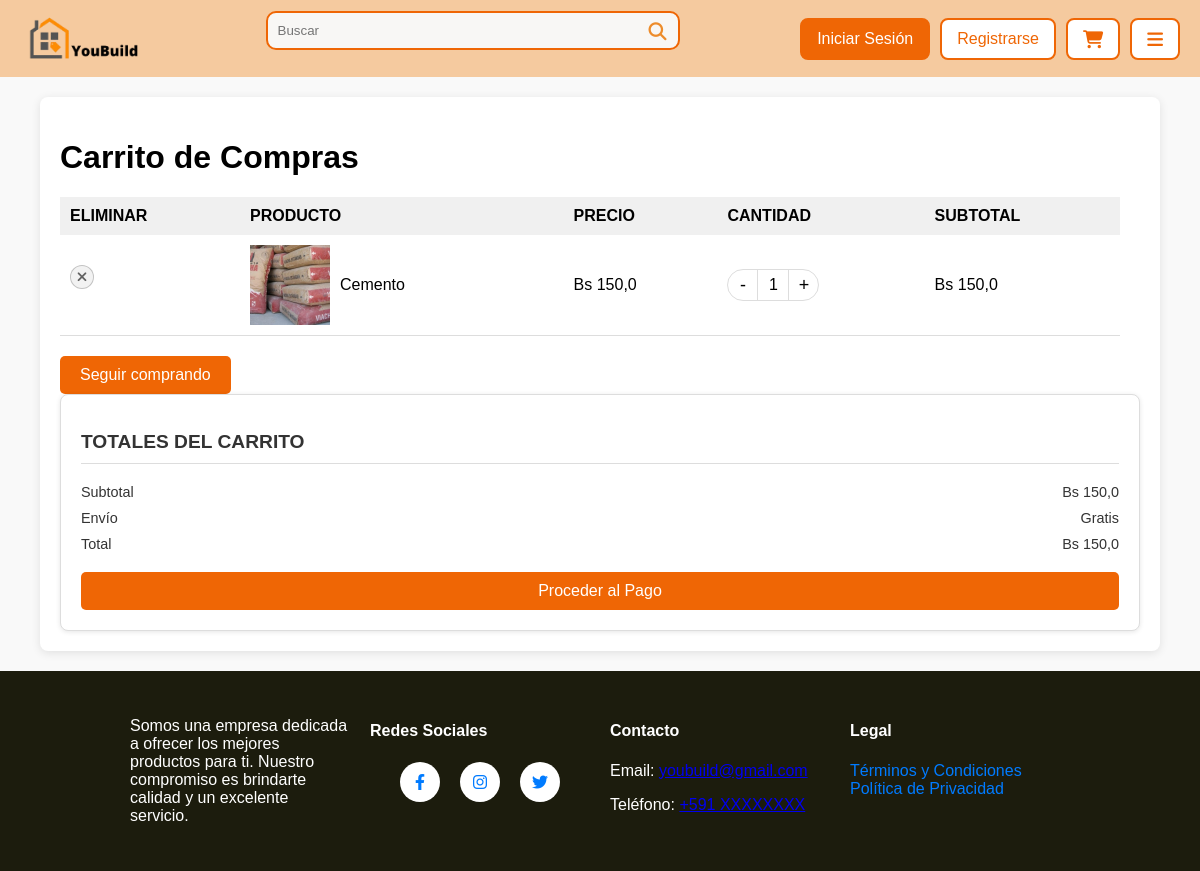
The app's page /carrito/, older data.
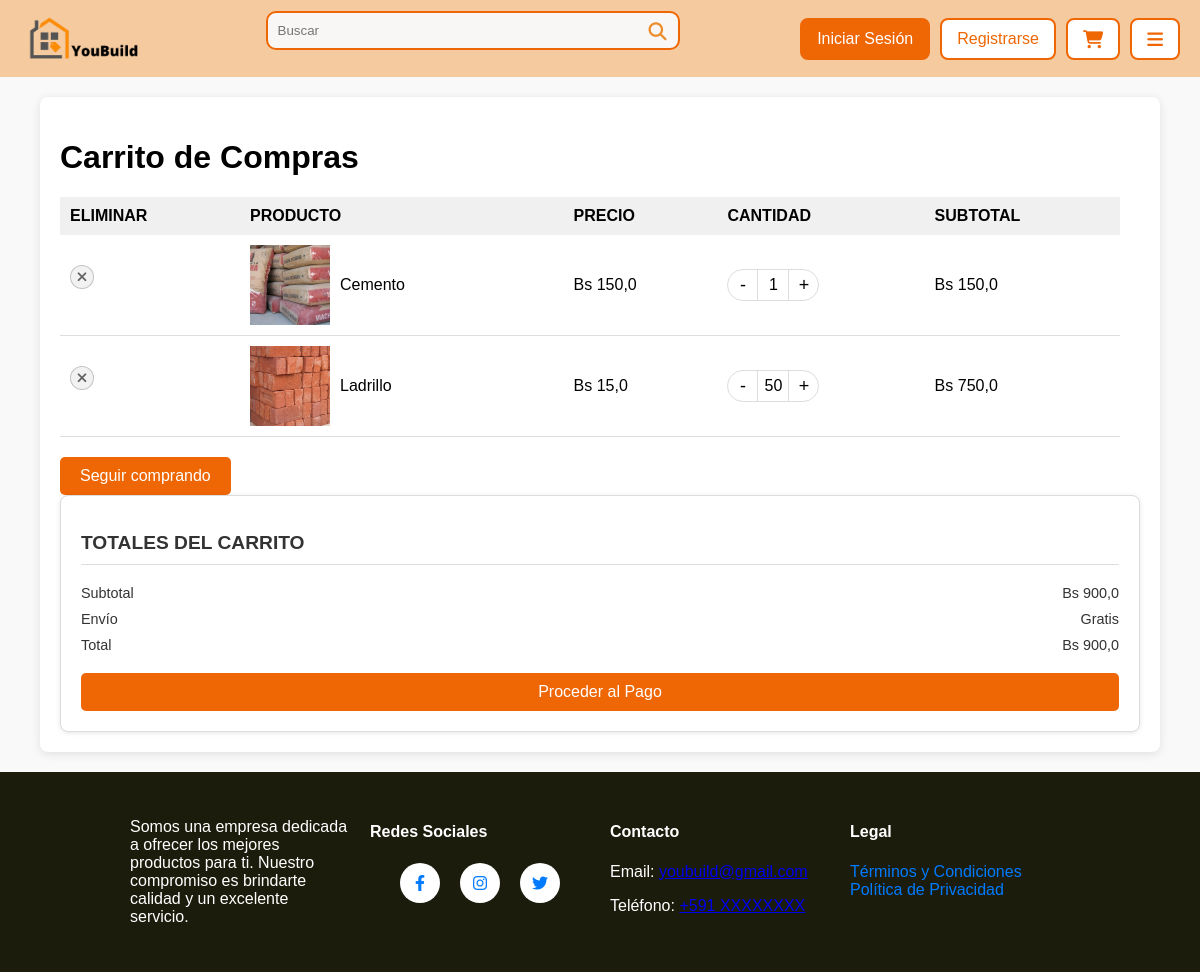
The same page, newer data.
### sistema/models.py (models this page shows, shortened)
class CarritoProductoDB(models.Model):
    carrito_fk = models.ForeignKey(CarritoDB, on_delete=models.CASCADE)
    producto_fk = models.ForeignKey('ProductoDb', on_delete=models.CASCADE)
    cantidad = models.PositiveIntegerField(default=1)
    class Meta:
        verbose_name = "Carrito Producto"
        verbose_name_plural = "Carrito Productos"

class ProductoDb(models.Model):
    nombre = models.CharField(max_length=50, verbose_name="Nombre")
    detalle = models.TextField(max_length=200, verbose_name="Detalle")
    precio = models.FloatField(verbose_name="Precio", validators=[MinValueValidator(0.0), MaxValueValidator(99999.9)])
    categoria_fk = models.ForeignKey(CategoriaDb, on_delete=models.CASCADE, null=True, blank=True)
    usuario_fk = models.ForeignKey(UsuarioDB, on_delete=models.CASCADE, null=True, blank=True)
    visitas = models.PositiveIntegerField(default=0, verbose_name="Visitas")  # Nuevo campo para visitas
    cantidad = models.IntegerField(default=1)
    class Meta:
        db_table = "productos"
        verbose_name = "Producto"
        verbose_name_plural = "Productos"

class ImagenProductoDB(models.Model):
    producto_fk = models.ForeignKey(ProductoDb, on_delete=models.CASCADE, related_name="imagenes")
    imagen = models.ImageField(upload_to="productos", null=True)
    class Meta:
        verbose_name = "Imagen"
        verbose_name_plural = "Imágenes"

### sistema/views.py (the view)
# urls.py: path('carrito/', carrito_view, name='Carrito'),
def carrito_view(request):
    usuario_prueba = get_object_or_404(UsuarioDB, id=1)
    carrito, created = CarritoDB.objects.get_or_create(usuario_fk=usuario_prueba)
    productos_en_carrito = CarritoProductoDB.objects.filter(carrito_fk=carrito)
    for item in productos_en_carrito:
        item.subtotalp = item.producto_fk.precio * item.cantidad  # Calcular subtotal por producto
    carrito_subtotal = sum(item.producto_fk.precio * item.cantidad for item in productos_en_carrito)
    return render(request, 'Carrito.html', {
        'productos': productos_en_carrito,
        'carrito_subtotal': carrito_subtotal,
        'carrito_total': carrito_subtotal
    })

### sistema/templates/Carrito.html (shortened to what this page needs)
{% extends 'layout.html' %}
{% load static %}
{% block extra_styles %}
<link rel="stylesheet" href="https://cdnjs.cloudflare.com/ajax/libs/font-awesome/6.4.0/css/all.min.css" />
<link rel="stylesheet" href="{% static 'Carrito.css' %}" />
{% endblock %}
{% block content %}
<div class="container">
    <h1>Carrito de Compras</h1>
    <div class="cart-container">
        <div class="cart-products">
            <table>
                <thead>
                    <tr>
                        <th>ELIMINAR</th>
                        <th>PRODUCTO</th>
                        <th>PRECIO</th>
                        <th>CANTIDAD</th>
                        <th>SUBTOTAL</th>
                    </tr>
                </thead>
                <tbody>
                    {% for item in productos %}
                    <tr>
                        <td>
                            <form action="{% url 'eliminar_producto' item.id %}" method="post">
                                <button type="submit" class="btn-eliminar"><i class="fas fa-times"></i></button>
                            </form>
                        </td>
                        <td>
                            <div class="product-info">
                                <img src="{{ item.producto_fk.imagenes.first.imagen.url }}" alt="{{ item.producto_fk.nombre }}" class="product-image">
                                <span>{{ item.producto_fk.nombre }}</span>
                            </div>
                        </td>
                        <td>Bs {{ item.producto_fk.precio }}</td>
                        <td>
                            <div class="quantity-selector">
                                <button class="quantity-btn decrement">-</button>
                                <input type="text" value={{item.cantidad}} maxlength="2">
                                <button class="quantity-btn increment">+</button>
                            </div>
                        </td>
                        <td>Bs {{ item.subtotalp }}</td>
                    </tr>
                    {% empty %}
                    <tr>
                        <td colspan="5">No hay productos en el carrito.</td>
                    </tr>
                    {% endfor %}
                </tbody>
            </table>
            <a href="{% url 'index' %}" class="btn-seguir-comprando">Seguir comprando</a>
        </div>
        <div class="cart-summary">
            <h2>TOTALES DEL CARRITO</h2>
            <div class="summary-item">
                <span>Subtotal</span>
                <span>Bs {{carrito_subtotal}}</span>
            </div>
            <div class="summary-item">
                <span>Envío</span>
                <span>Gratis</span>
            </div>
            <div class="summary-item">
                <span>Total</span>
                <span>Bs {{carrito_total}}</span>
            </div>
            <a href="#" class="btn-Proceder-pago">Proceder al Pago</a>
        </div>
    </div>
</div>
{% endblock %}

Row changes from the older to the newer data that the page shows:
added CarritoProductoDB: producto_fk.imagenes.first.imagen (picture), producto_fk.nombre "Ladrillo", producto_fk.precio "15,0", cantidad "50", subtotalp "750,0"
Text that changed along with them:
{{ carrito_subtotal }}: "150,0" → "900,0"
{{ carrito_total }}: "150,0" → "900,0"
